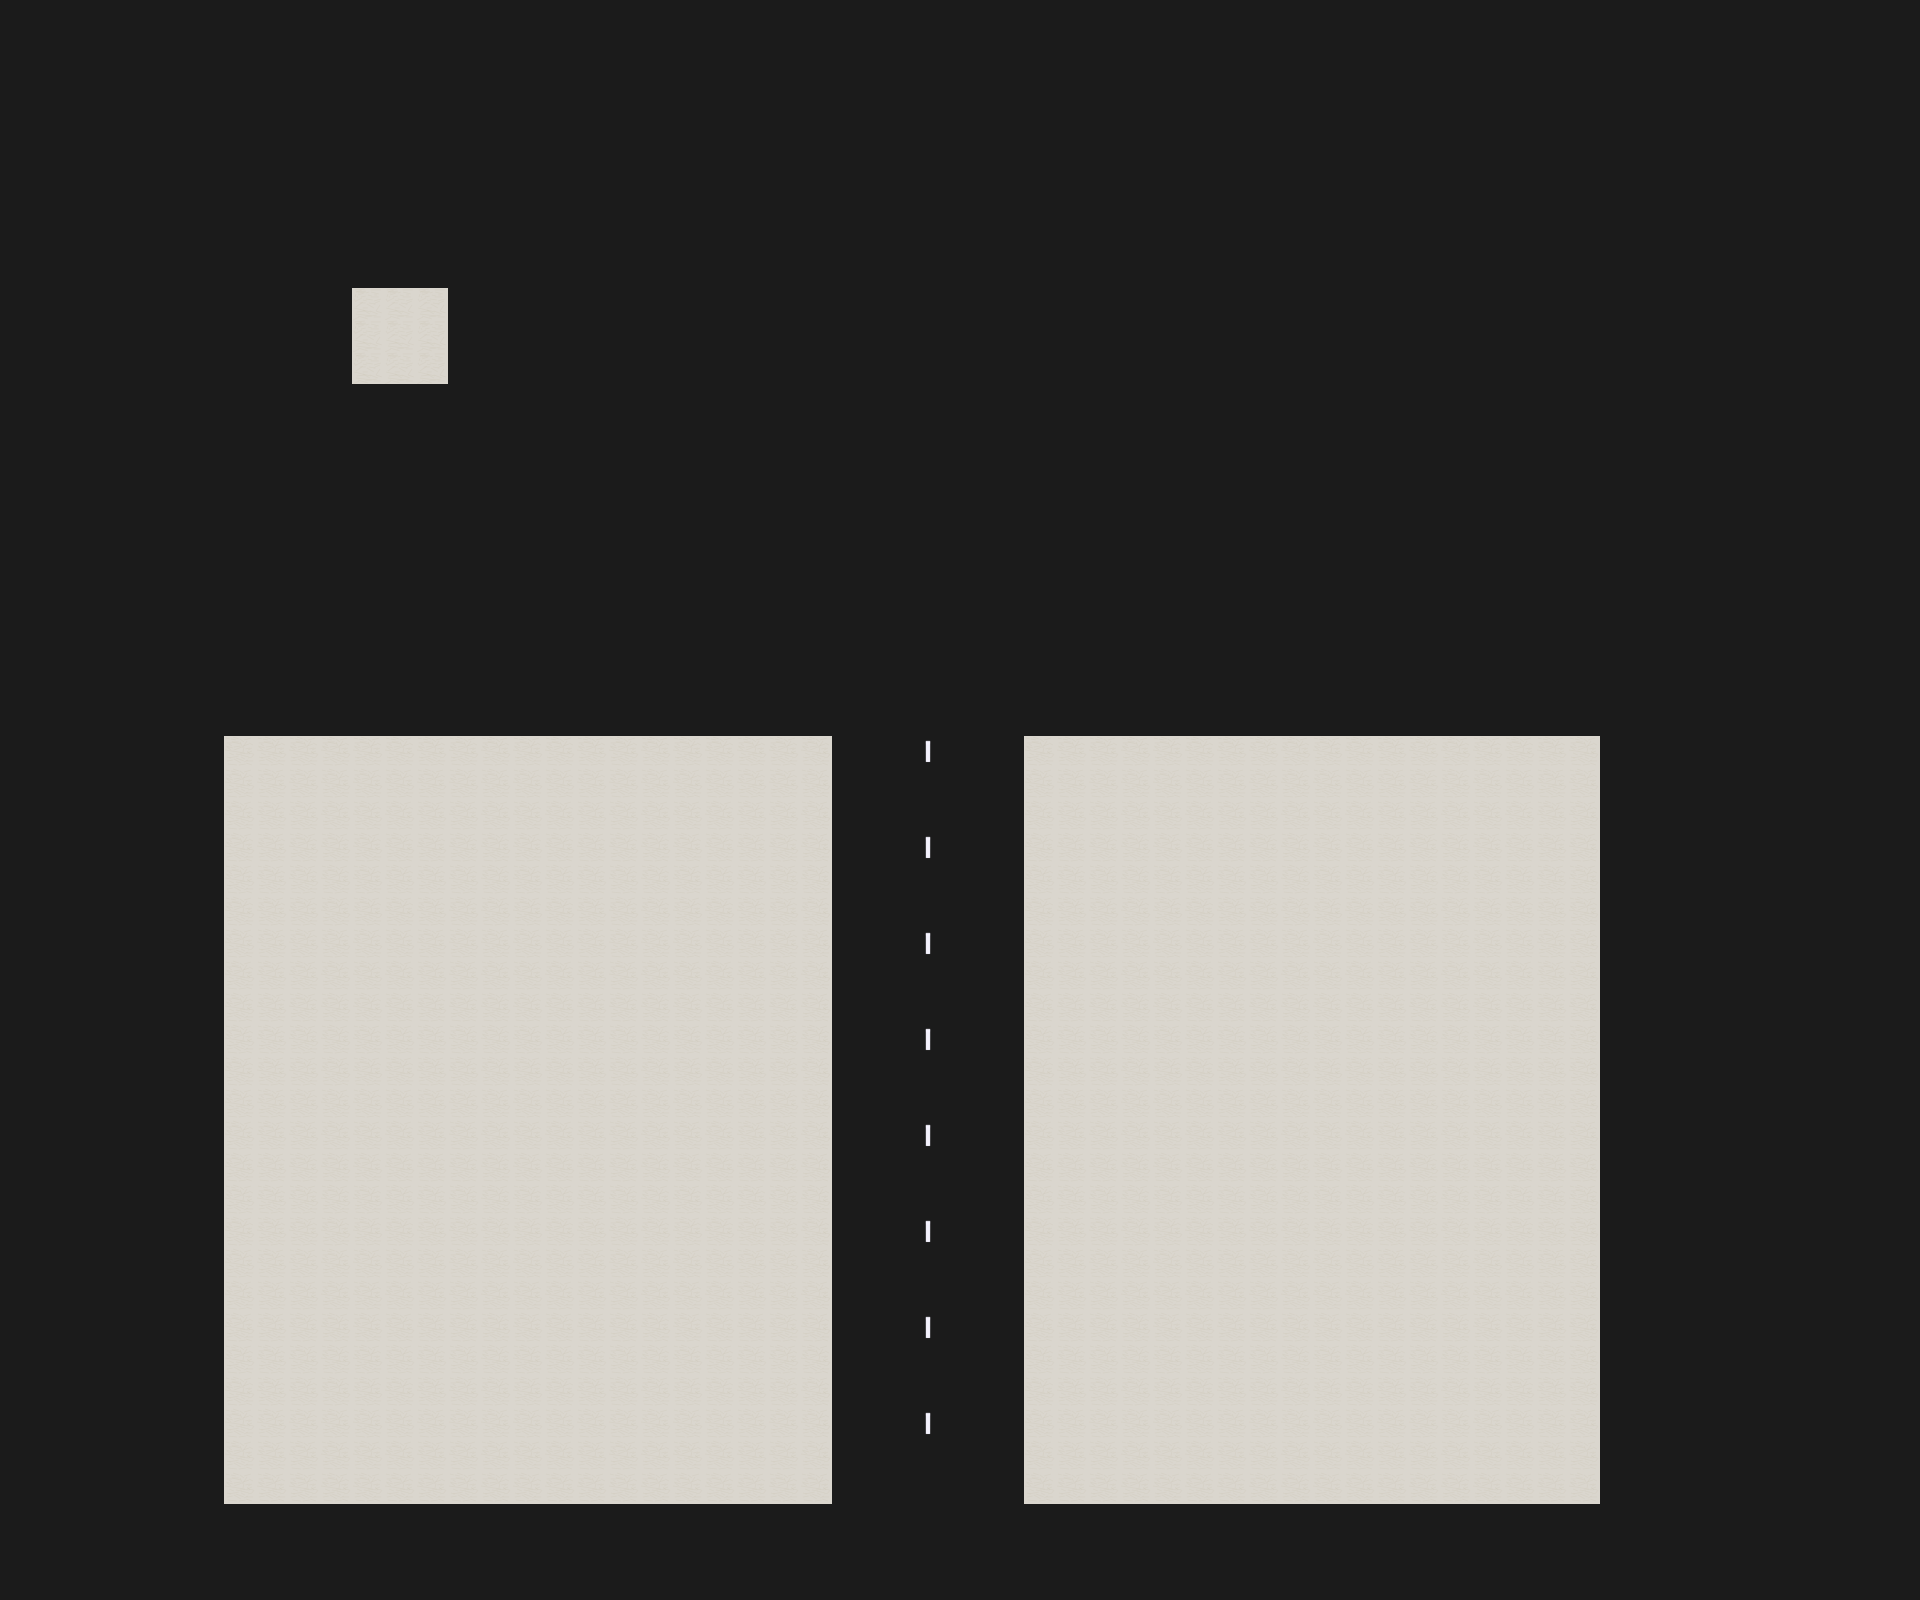

The image is a tile-based game level rendered from a .tmx file. Its description and source (layers, tilesets, objects; grid data summarised) follow:
An orthogonal 60x50 tile map with 32x32 px tiles, 1 tile layer (Camada de Blocos 1).

<map version="1.10" tiledversion="1.12.2" orientation="orthogonal" renderorder="right-down" width="60" height="50" tilewidth="32" tileheight="32" infinite="0" nextlayerid="2" nextobjectid="1">
 <tileset firstgid="1" name="street_tileset1" tilewidth="32" tileheight="32" tilecount="100" columns="10">
  <image source="./street_tileset1.png" width="320" height="320" />
  <tile id="1">
   <properties>
    <property name="solid" type="bool" value="true" />
   </properties>
  </tile>
 </tileset>
 <layer id="1" name="Camada de Blocos 1" width="60" height="50">
  <data>[3000 cells, 3000 non-empty, 5 distinct tile ids]</data>
 </layer>
</map>
